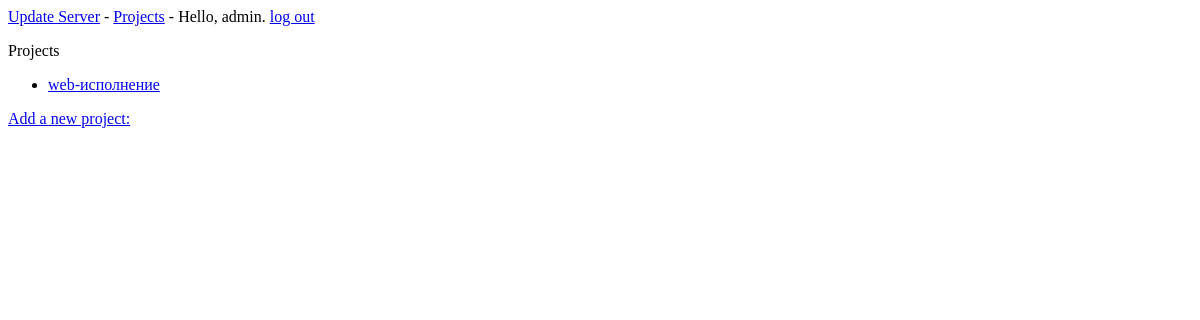
The page /projects/ (signed in) on the database as committed earlier.
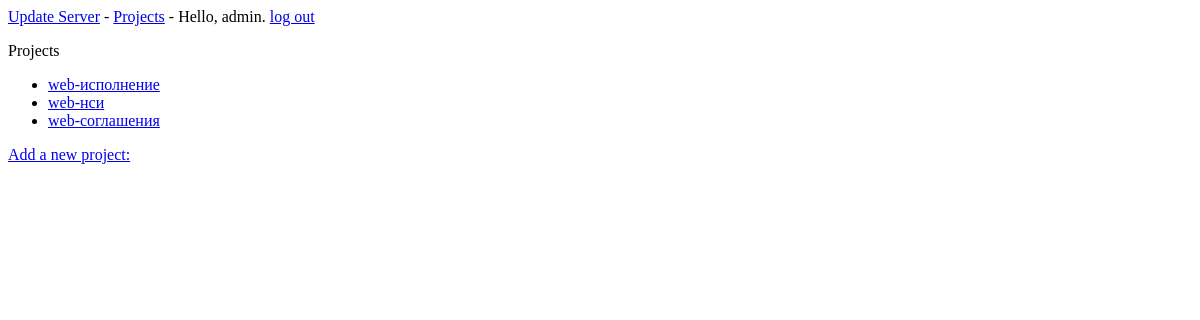
The same page on the database as committed later.
### ups/models.py (models this page shows)
class Project(models.Model):
	name = models.CharField(max_length=200)
	desc = models.TextField()
	date = models.DateTimeField(auto_now_add=True)
	view = models.ForeignKey(Group, related_name='view')
	dump = models.ForeignKey(Group, related_name='dump')
	updt = models.ForeignKey(Group, related_name='updt')
	upld = models.ForeignKey(Group, related_name='upld')
	def __unicode__(self):
		return self.name

### ups/views.py (the view)
# urls.py: url(r'^projects/$', views.projects, name='projects'),
@login_required
def projects(request):
	projects = Project.objects.order_by('name')
	context = {'projects': projects}
	return render(request, 'ups/projects.html', context)

### ups/templates/ups/projects.html (shortened to what this page needs)
{% extends "ups/base.html" %}
{% block content %}
    <p>Projects</p>
    <ul>
        {% for project in projects %}
            <li>
                <a href="{% url 'ups:project' project.id %}">{{ project }}</a>
            </li>
        {% endfor %}
    </ul>
    <a href="{% url 'ups:new_project' %}">Add a new project:</a>
{% endblock content %}

Rows that differ between the two databases and show on the page:
added Project: name "web-нси"
added Project: name "web-соглашения"
